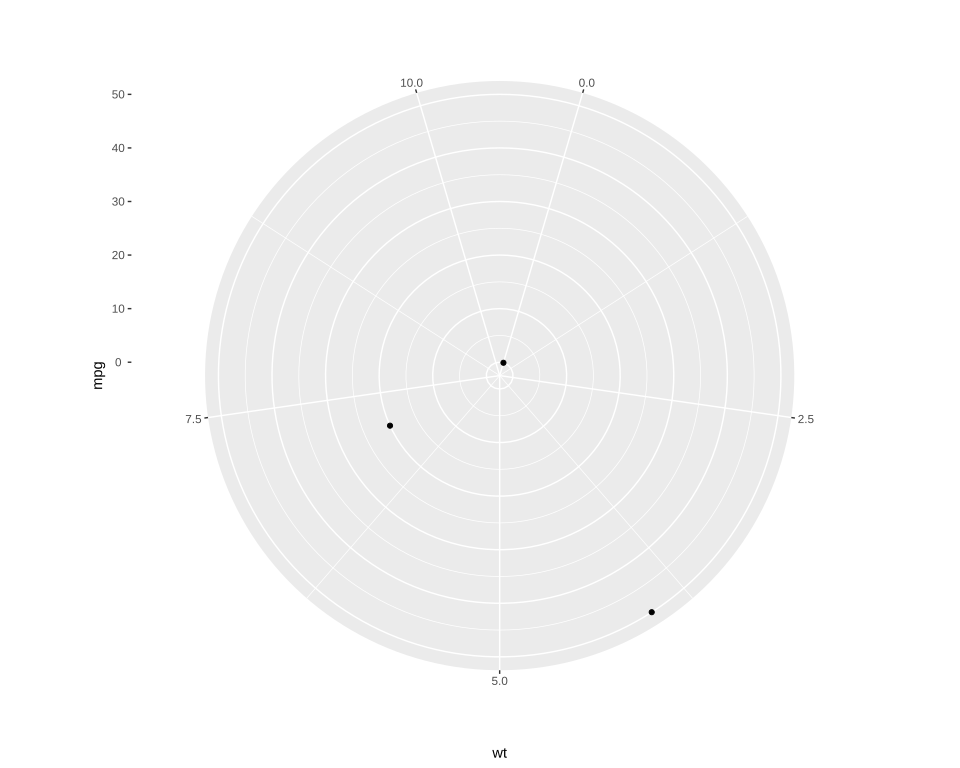

Recreate this plot in R.
# The plot test/golden/radial.svg draws, drawn by ggplot2 itself, as ggplot2's own visual tests
# draw their snapshots: the independent check on that golden whenever it changes. The suite never
# runs this; it needs R, ggplot2 and vdiffr, which Docker's r-base image installs. From the
# repository's root:
#
#   docker run --rm -v "$PWD/test/golden":/golden:ro r-base:latest bash -c \
#     'apt-get update -qq && apt-get install -y -qq r-cran-ggplot2 r-cran-vdiffr >/dev/null 2>&1 &&
#      Rscript /golden/radial.R' > radial.ggplot2.svg
#
# and compare the two drawings element by element, as test/golden/point.R describes:
#
#   elements() { grep -E "^<(rect x|circle|polygon|polyline|text)" "$1" |
#     sed -e 's/font-family: [^;]*;//' -e 's/ stroke: #000000;//' -e 's/ fill: none;//'; }
#   diff <(elements radial.ggplot2.svg) <(elements test/golden/radial.svg)
#
# The point golden's data in coord_radial()'s simplest form, its defaults. First checked with
# ggplot2 4.0.3 and vdiffr 1.0.9: every element matches, in order, with no departure, and every
# clip path but svglite's around the whole drawing: neither drawing clips the panel,
# coord_radial()'s default, and both clip the plot's background to the table, centred across the
# drawing.

library(ggplot2)

data <- data.frame(wt = c(0, 4, 7, 10), mpg = c(0, 50, 20, NA))
plot <- ggplot(data, aes(wt, mpg)) + geom_point() + coord_radial() + theme_gray()

file <- tempfile(fileext = ".svg")
vdiffr::write_svg(plot, file)
cat(readLines(file), sep = "\n")
